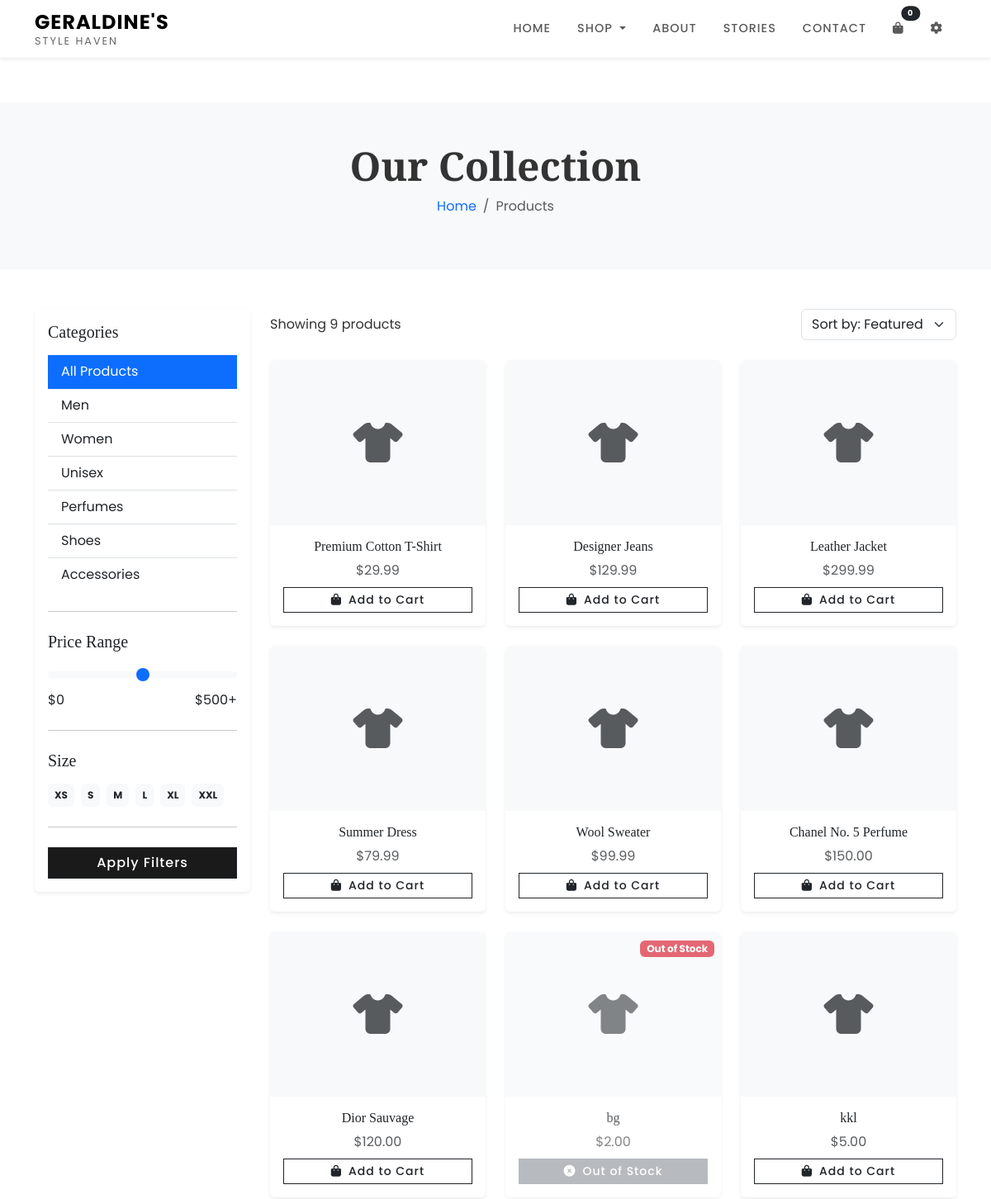
/products (upper part), run on an earlier commit of the app's database.
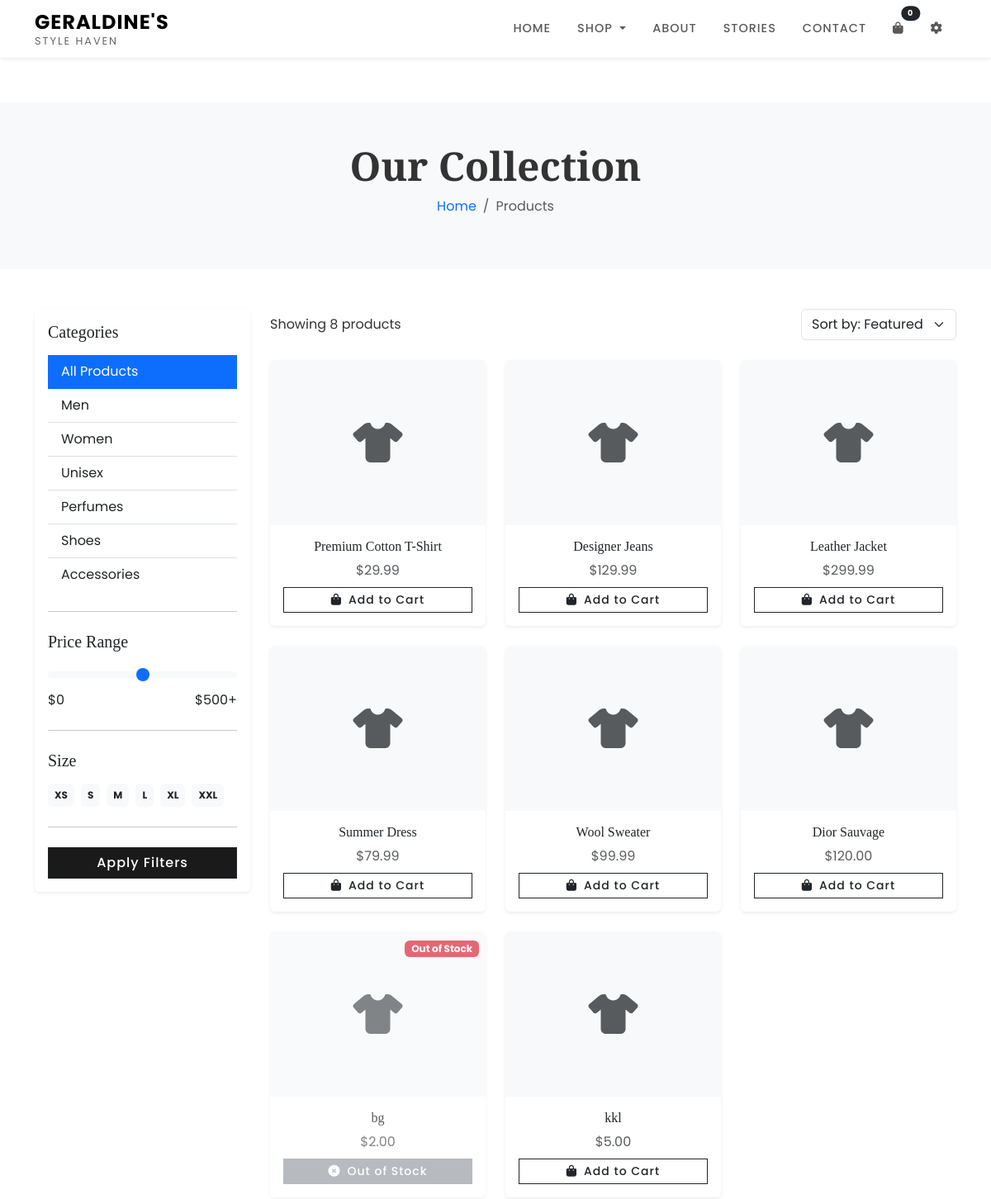
And on a later commit of the database.
### app.py (models this page shows, shortened)
class Product(db.Model):
    id = db.Column(db.Integer, primary_key=True)
    name = db.Column(db.String(100), nullable=False)
    price = db.Column(db.Float, nullable=False)
    description = db.Column(db.Text, nullable=False)
    category = db.Column(db.String(50), nullable=False)
    image = db.Column(db.String(200))
    sizes = db.Column(db.String(200))
    colors = db.Column(db.String(200))
    quantity = db.Column(db.Integer, default=0)
    in_stock = db.Column(db.Boolean, default=True)
    created_at = db.Column(db.DateTime, default=datetime.utcnow)

### app.py (the view)
@app.route('/products')
def products():
    category = request.args.get('category', 'all')
    if category and category != 'all':
        products = Product.query.filter_by(category=category).all()
    else:
        products = Product.query.all()
    categories = db.session.query(Product.category).distinct().all()
    categories = [c[0] for c in categories]
    return render_template('products.html', products=products, categories=categories, current_category=category)

### templates/products.html (shortened to what this page needs)
{% extends "base.html" %}
{% block content %}
<section class="bg-light py-5 mt-5">
    <div class="container">
        <div class="row">
            <div class="col-12 text-center">
                <h1 class="display-5 fw-bold">Our Collection</h1>
                <nav aria-label="breadcrumb">
                    <ol class="breadcrumb justify-content-center">
                        <li class="breadcrumb-item"><a href="{{ url_for('index') }}" class="text-decoration-none">Home</a></li>
                        <li class="breadcrumb-item active" aria-current="page">Products</li>
                    </ol>
                </nav>
            </div>
        </div>
    </div>
</section>
<section class="py-5">
    <div class="container">
        <div class="row">
            <div class="col-lg-3 mb-4">
                <div class="card border-0 shadow-sm">
                    <div class="card-body">
                        <h5 class="card-title mb-3">Categories</h5>
                        <div class="list-group list-group-flush">
                            <a href="{{ url_for('products') }}" class="list-group-item list-group-item-action {% if current_category == 'all' %}active{% endif %}">
                                All Products
                            </a>
                            {% for category in categories %}
                            <a href="{{ url_for('products') }}?category={{ category }}"
                               class="list-group-item list-group-item-action {% if current_category == category %}active{% endif %}">
                                {{ category }}
                            </a>
                            {% endfor %}
                        </div>
                        <hr class="my-4">
                        <h5 class="card-title mb-3">Price Range</h5>
                        <div class="mb-3">
                            <input type="range" class="form-range" min="0" max="500" step="10" id="priceRange">
                            <div class="d-flex justify-content-between">
                                <span>$0</span>
                                <span>$500+</span>
                            </div>
                        </div>
                        <hr class="my-4">
                        <h5 class="card-title mb-3">Size</h5>
                        <div class="d-flex flex-wrap gap-2">
                            <span class="badge bg-light text-dark p-2">XS</span>
                            <span class="badge bg-light text-dark p-2">S</span>
                            <span class="badge bg-light text-dark p-2">M</span>
                            <span class="badge bg-light text-dark p-2">L</span>
                            <span class="badge bg-light text-dark p-2">XL</span>
                            <span class="badge bg-light text-dark p-2">XXL</span>
                        </div>
                        <hr class="my-4">
                        <button class="btn btn-dark w-100">Apply Filters</button>
                    </div>
                </div>
            </div>
            <div class="col-lg-9">
                <div class="d-flex justify-content-between align-items-center mb-4">
                    <p class="mb-0">Showing {{ products|length }} products</p>
                    <select class="form-select w-auto">
                        <option>Sort by: Featured</option>
                    </select>
                </div>
                <div class="row g-4">
                    {% for product in products %}
                    <div class="col-md-6 col-lg-4">
                        <div class="product-card card h-100 border-0 shadow-sm {% if not product.in_stock %}opacity-75{% endif %}">
                            <div class="position-relative overflow-hidden">
                                {% if not product.in_stock %}
                                <div class="position-absolute top-0 end-0 m-2">
                                    <span class="badge bg-danger">Out of Stock</span>
                                </div>
                                {% endif %}
                            </div>
                            <div class="card-body text-center">
                                <h6 class="card-title mb-2">{{ product.name }}</h6>
                                <p class="text-muted mb-2">${{ "%.2f"|format(product.price) }}</p>
                                {% if product.in_stock %}
                                <button class="btn btn-outline-dark btn-sm w-100" onclick="addToCart({{ product.id }})">
                                    <i class="fas fa-shopping-bag me-2"></i>Add to Cart
                                </button>
                                {% else %}
                                <button class="btn btn-secondary btn-sm w-100" disabled>
                                    <i class="fas fa-times-circle me-2"></i>Out of Stock
                                </button>
                                {% endif %}
                            </div>
                        </div>
                    </div>
                    {% endfor %}
                </div>
            </div>
        </div>
    </div>
</section>
{% endblock %}

### templates/base.html (shortened to what this page needs)
<!DOCTYPE html>
<html lang="en">
<head>
    <link href="https://cdn.jsdelivr.net/npm/bootstrap@5.3.0/dist/css/bootstrap.min.css" rel="stylesheet">
    <link rel="stylesheet" href="https://cdnjs.cloudflare.com/ajax/libs/font-awesome/6.4.0/css/all.min.css">
    <link rel="stylesheet" href="{{ url_for('static', filename='css/style.css') }}">
</head>
<body>
    <nav class="navbar navbar-expand-lg navbar-light bg-white fixed-top shadow-sm">
        <div class="container">
            <a class="navbar-brand" href="{{ url_for('index') }}">
                <span class="brand-name">GERALDINE'S</span>
                <span class="brand-subtitle">STYLE HAVEN</span>
            </a>
            <div class="collapse navbar-collapse" id="navbarNav">
                <ul class="navbar-nav ms-auto">
                    <li class="nav-item">
                        <a class="nav-link" href="{{ url_for('index') }}">Home</a>
                    </li>
                    <li class="nav-item dropdown">
                        <a class="nav-link dropdown-toggle" href="#" id="shopDropdown" role="button" data-bs-toggle="dropdown">
                            Shop
                        </a>
                    </li>
                    <li class="nav-item">
                        <a class="nav-link" href="{{ url_for('about') }}">About</a>
                    </li>
                    <li class="nav-item">
                        <a class="nav-link" href="{{ url_for('stories') }}">Stories</a>
                    </li>
                    <li class="nav-item">
                        <a class="nav-link" href="{{ url_for('contact') }}">Contact</a>
                    </li>
                    <li class="nav-item">
                        <a class="nav-link position-relative" href="{{ url_for('cart') }}">
                            <i class="fas fa-shopping-bag"></i>
                            <span class="cart-count position-absolute top-0 start-100 translate-middle badge rounded-pill bg-dark" id="cartCount">
                                0
                            </span>
                        </a>
                    </li>
                    {% if session.get('admin_logged_in') %}
                    <li class="nav-item dropdown">
                        <a class="nav-link dropdown-toggle" href="#" id="adminDropdown" role="button" data-bs-toggle="dropdown" title="Admin Panel">
                            <i class="fas fa-user-circle"></i>
                        </a>
                        <ul class="dropdown-menu dropdown-menu-end">
                            <li><span class="dropdown-item-text text-muted small">
                                <i class="fas fa-user me-2"></i>{{ session.get('admin_name', 'Admin') }}
                            </span></li>
                            <li><hr class="dropdown-divider"></li>
                            <li><a class="dropdown-item" href="{{ url_for('admin') }}">
                                <i class="fas fa-cogs me-2"></i>Dashboard
                            </a></li>
                            <li><a class="dropdown-item" href="{{ url_for('logout') }}">
                                <i class="fas fa-sign-out-alt me-2"></i>Logout
                            </a></li>
                        </ul>
                    </li>
                    {% else %}
                    <li class="nav-item">
                        <a class="nav-link" href="{{ url_for('verify_key') }}" title="Admin Login">
                            <i class="fas fa-cog"></i>
                        </a>
                    </li>
                    {% endif %}
                </ul>
            </div>
        </div>
    </nav>
    <main>
        {% block content %}{% endblock %}
    </main>
</body>
</html>

### static/css/style.css (style rules this page uses)
:root { --primary-color: #1a1a1a; --secondary-color: #f8f9fa; --accent-color: #c7a17a; --text-color: #333; --light-text: #666; }
body { font-family: 'Poppins', sans-serif; color: var(--text-color); padding-top: 76px; }
h1, h2, h3, h4, h5, h6 { font-family: 'Playfair Display', serif; }
.navbar-brand { display: flex; flex-direction: column; line-height: 1.2; }
.brand-name { font-size: 1.5rem; font-weight: 700; letter-spacing: 1px; }
.brand-subtitle { font-size: 0.8rem; letter-spacing: 2px; color: var(--light-text); }
.nav-link { font-weight: 500; text-transform: uppercase; font-size: 0.9rem; letter-spacing: 1px; margin: 0 0.5rem; }
.product-card { transition: all 0.3s ease; overflow: hidden; }
.product-card .position-relative { overflow: hidden; }
.btn { border-radius: 0; font-weight: 500; letter-spacing: 1px; transition: all 0.3s ease; }
.btn-dark { background-color: var(--primary-color); }
.cart-count { font-size: 0.6rem; padding: 0.25rem 0.5rem; }

What changed in the data, as far as the page shows it:
removed Product: name "Chanel No. 5 Perfume", price "150.00"
Also different on the page:
{{ products|length }}: "9" → "8"
